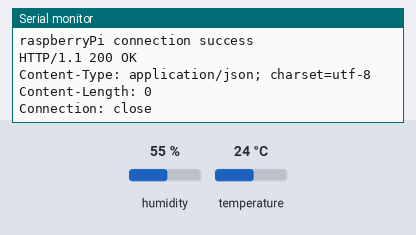
Simulated run of this sketch. Board: ESP8266 (NodeMCU). On the bench: the last lines printed to the serial monitor. The test bench sets the inputs (shaded band); at power-on: humidity 55 %, temperature 24 °C. WiFi joins after 1.5 s; servers stay silent unless stated; uploads are accepted with an empty reply.

Above: at 2.7 s.
2.8 s: humidity set to 22 %
At 3.98 s:
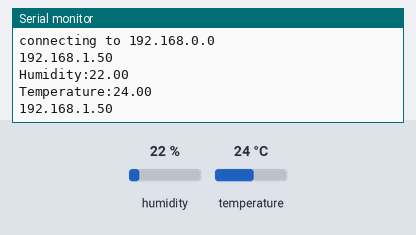
5.3 s: temperature set to 12 °C
At 5.77 s:
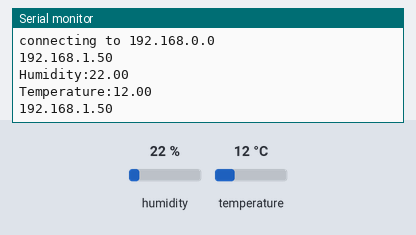
7.8 s: humidity set to 40 %
At 9.35 s:
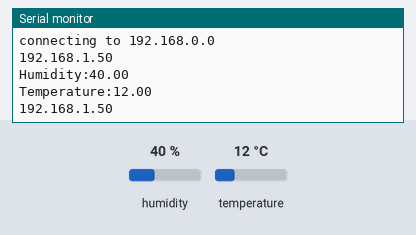
Timing chart, 0 to 10.8 s (numbered marks = the images above; inputs shaded):
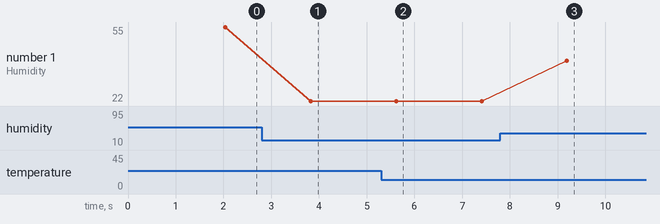

Measured:
- after the input at 2.8 s, the serial monitor: prints a new line after 1.0 s (image 1)
- after the input at 5.3 s, the serial monitor: prints a new line after 0.32 s (image 2)
- after the input at 7.8 s, the serial monitor: prints a new line after 1.4 s (image 3)
- plotted number 1: 55 → 22 after the input at 2.8 s, 22 → 40 after the input at 7.8 s

The sketch:

wifi_dhtsensor.ino
```cpp
// ESP8266WiFi 라이브러리 사용
#include <ESP8266WiFi.h>
// DHT11 센서(온습도) 라이브러리 사용
#include <DHT11.h>

// WiFi parameters
const char* ssid = "aaa";
const char* password = "aaa";
const char* host = "192.168.0.0";
const int port = 3000;


int pin = D1;  // 핀설정
DHT11 dht11(pin);

// Variables to be exposed to the API
float temperature;
float humidity;

void setup() {
  // Start Serial
  Serial.begin(115200); // 115200 보드레이트 사용
  delay(10);

  // Connect to WiFi
  WiFi.begin(ssid, password);
  while (WiFi.status() != WL_CONNECTED) { // 아두이노 WiFi 접속, 연결안되면 "." 출력 (연결될 때까지 반복문)
    delay(500);
    Serial.print(".");
  }
  Serial.println("");
  Serial.println("WiFi connected"); // 아두이노 WiFi 접속되면 "IP address : IP주소" 출력
  Serial.println("IP address: ");
  Serial.println(WiFi.localIP());

}


void loop() {
  WiFiClient client;
  delay(500);

  Serial.print("connecting to ");
  Serial.println(host);  // 연결된 host ip 주소
  Serial.println(WiFi.localIP()); // 아두이노 ip 주소

  int d;
  if ((d = dht11.read(humidity, temperature)) == 0) { // 온도, 습도 값을 읽어오면
    Serial.println("Humidity:" + (String)humidity);   // 습도값 출력
    Serial.println("Temperature:" + (String)temperature);  // 온도값 출력
    Serial.println(WiFi.localIP());

    for (int i = 0; i < 5; i++) {  // 5번 반복
      if (!client.connect(host, port)) { // 연결이 안되면 "connection failed! retry..." 출력.
        Serial.println("connection failed! retry...");
        delay(500);
        continue;
      }
      else { // 연결이 되면 "raspberryPi connection success" 출력 및 데이터 값 전송
        Serial.println("raspberryPi connection success");
        String url = "/sensor/setTempHumi?";
        client.print(String("GET ") + url +
                     "humi=" + String(humidity, 2) +
                     "&temp=" + String(temperature, 2) +
                     "&devid=dht" +
                     "HTTP/1.1\r\n" +
                     "Host: " + host + "\r\n" +
                     "Connection: close\r\n\r\n");

        while (client.available()) {
          String line = client.readStringUntil('\r');
          Serial.print(line);
        }
        break;
      }
    }
  }
  else {
    Serial.print("Error:");
    Serial.print(d);
  }
}
```
